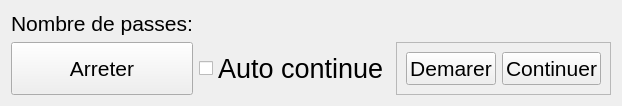
         <widget class="QWidget" name="tab_5">
          <attribute name="title">
           <string>Programation</string>
          </attribute>
          <layout class="QGridLayout" name="gridLayout_8">
           <item row="0" column="2">
            <widget class="QLabel" name="etat_label">
             <property name="text">
              <string/>
             </property>
            </widget>
           </item>
           <item row="0" column="0">
            <widget class="QLabel" name="label_20">
             <property name="text">
              <string>&lt;html&gt;&lt;head/&gt;&lt;body&gt;&lt;p&gt;&lt;span style=&quot; font-size:16pt;&quot;&gt;Nombre de passes:&lt;/span&gt;&lt;/p&gt;&lt;/body&gt;&lt;/html&gt;</string>
             </property>
            </widget>
           </item>
           <item row="1" column="0" rowspan="2">
            <widget class="QPushButton" name="pushButton_12">
             <property name="maximumSize">
              <size>
               <width>1000</width>
               <height>1000</height>
              </size>
             </property>
             <property name="font">
              <font>
               <pointsize>16</pointsize>
              </font>
             </property>
             <property name="text">
              <string>Arreter</string>
             </property>
            </widget>
           </item>
           <item row="1" column="2" rowspan="2">
            <widget class="QFrame" name="frame_2">
             <property name="font">
              <font>
               <pointsize>16</pointsize>
              </font>
             </property>
             <property name="frameShape">
              <enum>QFrame::StyledPanel</enum>
             </property>
             <property name="frameShadow">
              <enum>QFrame::Raised</enum>
             </property>
             <layout class="QHBoxLayout" name="horizontalLayout_4">
              <item>
               <widget class="QPushButton" name="pushButton_11">
                <property name="maximumSize">
                 <size>
                  <width>1000</width>
                  <height>1000</height>
                 </size>
                </property>
                <property name="font">
                 <font>
                  <pointsize>16</pointsize>
                 </font>
                </property>
                <property name="text">
                 <string>Demarer</string>
                </property>
               </widget>
              </item>
              <item>
               <widget class="QPushButton" name="pushButton_16">
                <property name="maximumSize">
                 <size>
                  <width>1000</width>
                  <height>1000</height>
                 </size>
                </property>
                <property name="font">
                 <font>
                  <pointsize>16</pointsize>
                 </font>
                </property>
                <property name="text">
                 <string>Continuer</string>
                </property>
               </widget>
              </item>
             </layout>
            </widget>
           </item>
           <item row="1" column="1" rowspan="2">
            <widget class="QCheckBox" name="checkBox">
             <property name="font">
              <font>
               <pointsize>20</pointsize>
              </font>
             </property>
             <property name="text">
              <string>Auto continue</string>
             </property>
            </widget>
           </item>
          </layout>
         </widget>
